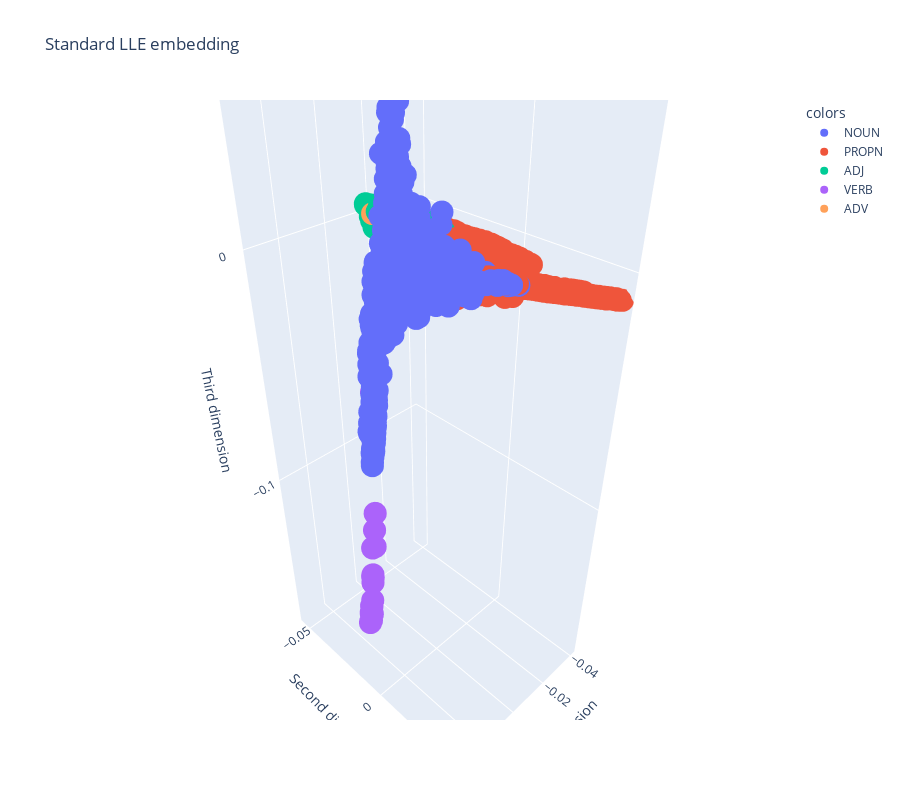

Notebook code for this chart:
### Code cell
fig = px.scatter_3d(df_2, x="First dimension", y="Second dimension", z="Third dimension", color="colors", hover_name="word", height=800, size_max=2, title="Standard LLE embedding")
fig.show()

### Figure 1 — Plotly figure (JSON) as saved in the notebook; plotly's stock layout.template omitted (floating-point values rounded to 4 significant figures; data arrays with more than 128 entries replaced by an {"elided": "..."} marker saying what was removed)
{"data": [{"hovertemplate": "<b>%{hovertext}</b><br><br>colors=NOUN<br>First dimension=%{x}<br>Second dimension=%{y}<br>Third dimension=%{z}<extra></extra>", "hovertext": {"elided": "1044 str values"}, "legendgroup": "NOUN", "marker": {"color": "#636efa", "symbol": "circle"}, "mode": "markers", "name": "NOUN", "scene": "scene", "showlegend": true, "type": "scatter3d", "x": {"elided": "1044 float values"}, "y": {"elided": "1044 float values"}, "z": {"elided": "1044 float values"}}, {"hovertemplate": "<b>%{hovertext}</b><br><br>colors=PROPN<br>First dimension=%{x}<br>Second dimension=%{y}<br>Third dimension=%{z}<extra></extra>", "hovertext": {"elided": "559 str values"}, "legendgroup": "PROPN", "marker": {"color": "#EF553B", "symbol": "circle"}, "mode": "markers", "name": "PROPN", "scene": "scene", "showlegend": true, "type": "scatter3d", "x": {"elided": "559 float values"}, "y": {"elided": "559 float values"}, "z": {"elided": "559 float values"}}, {"hovertemplate": "<b>%{hovertext}</b><br><br>colors=ADJ<br>First dimension=%{x}<br>Second dimension=%{y}<br>Third dimension=%{z}<extra></extra>", "hovertext": {"elided": "353 str values"}, "legendgroup": "ADJ", "marker": {"color": "#00cc96", "symbol": "circle"}, "mode": "markers", "name": "ADJ", "scene": "scene", "showlegend": true, "type": "scatter3d", "x": {"elided": "353 float values"}, "y": {"elided": "353 float values"}, "z": {"elided": "353 float values"}}, {"hovertemplate": "<b>%{hovertext}</b><br><br>colors=VERB<br>First dimension=%{x}<br>Second dimension=%{y}<br>Third dimension=%{z}<extra></extra>", "hovertext": ["attack", "attack", "attack", "attack", "attack", "liberal", "attack", "man", "jail", "arrest", "arrest", "bomb", "attack", "attack", "arrest", "bomb", "gun", "black", "attack"], "legendgroup": "VERB", "marker": {"color": "#ab63fa", "symbol": "circle"}, "mode": "markers", "name": "VERB", "scene": "scene", "showlegend": true, "type": "scatter3d", "x": [0.01426, 0.01554, 0.01455, 0.01475, 0.01513, 0.01121, 0.01549, -0.0007946, 0.01289, 0.01328, 0.0129, 0.01504, 0.01547, 0.01521, 0.01343, 0.01535, 0.01402, 0.01215, 0.01559], "y": [-0.02659, -0.02776, -0.02796, -0.02772, -0.02805, -0.0247, -0.02777, -0.03722, -0.02374, -0.02632, -0.02683, -0.02672, -0.02588, -0.02635, -0.02646, -0.02098, -0.02578, -0.02672, -0.02686], "z": [-0.1643, -0.1794, -0.1744, -0.1732, -0.1793, -0.112, -0.1794, -0.06394, -0.1197, -0.15, -0.1488, -0.1675, -0.1665, -0.1725, -0.1491, -0.1255, -0.1521, -0.1328, -0.177]}, {"hovertemplate": "<b>%{hovertext}</b><br><br>colors=ADV<br>First dimension=%{x}<br>Second dimension=%{y}<br>Third dimension=%{z}<extra></extra>", "hovertext": ["straight"], "legendgroup": "ADV", "marker": {"color": "#FFA15A", "symbol": "circle"}, "mode": "markers", "name": "ADV", "scene": "scene", "showlegend": true, "type": "scatter3d", "x": [-0.00797], "y": [-0.03964], "z": [0.005893]}], "layout": {"height": 800, "legend": {"title": {"text": "colors"}, "tracegroupgap": 0}, "scene": {"domain": {"x": [0, 1], "y": [0, 1]}, "xaxis": {"title": {"text": "First dimension"}}, "yaxis": {"title": {"text": "Second dimension"}}, "zaxis": {"title": {"text": "Third dimension"}}}, "title": {"text": "Standard LLE embedding"}}}
